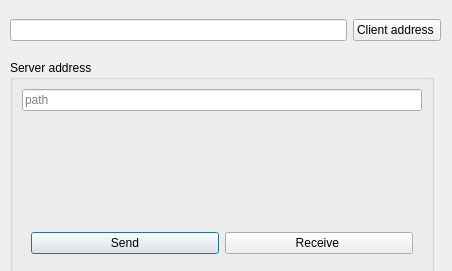
<?xml version="1.0" encoding="UTF-8"?>
<ui version="4.0">
 <class>Dialog_file</class>
 <widget class="QDialog" name="dialog_file">
  <property name="geometry">
   <rect>
    <x>0</x>
    <y>0</y>
    <width>452</width>
    <height>271</height>
   </rect>
  </property>
  <property name="windowTitle">
   <string>Dialog</string>
  </property>
  <widget class="QGroupBox" name="groupBox">
   <property name="geometry">
    <rect>
     <x>10</x>
     <y>60</y>
     <width>424</width>
     <height>321</height>
    </rect>
   </property>
   <property name="title">
    <string>Server address</string>
   </property>
   <layout class="QVBoxLayout" name="verticalLayout">
    <item>
     <widget class="QLineEdit" name="lineEdit_2">
      <property name="placeholderText">
       <string>path</string>
      </property>
     </widget>
    </item>
    <item>
     <widget class="QWidget" name="widget" native="true">
      <layout class="QHBoxLayout" name="horizontalLayout_3">
       <item>
        <widget class="QPushButton" name="btn_send">
         <property name="text">
          <string>Send</string>
         </property>
        </widget>
       </item>
       <item>
        <widget class="QPushButton" name="btn_rev">
         <property name="text">
          <string>Receive </string>
         </property>
        </widget>
       </item>
      </layout>
     </widget>
    </item>
   </layout>
  </widget>
  <widget class="QWidget" name="layoutWidget">
   <property name="geometry">
    <rect>
     <x>10</x>
     <y>10</y>
     <width>431</width>
     <height>41</height>
    </rect>
   </property>
   <layout class="QHBoxLayout" name="horizontalLayout">
    <item>
     <widget class="QLineEdit" name="lineEdit"/>
    </item>
    <item>
     <widget class="QPushButton" name="btn_browser">
      <property name="text">
       <string>Client address </string>
      </property>
     </widget>
    </item>
   </layout>
  </widget>
 </widget>
 <resources/>
 <connections/>
</ui>
